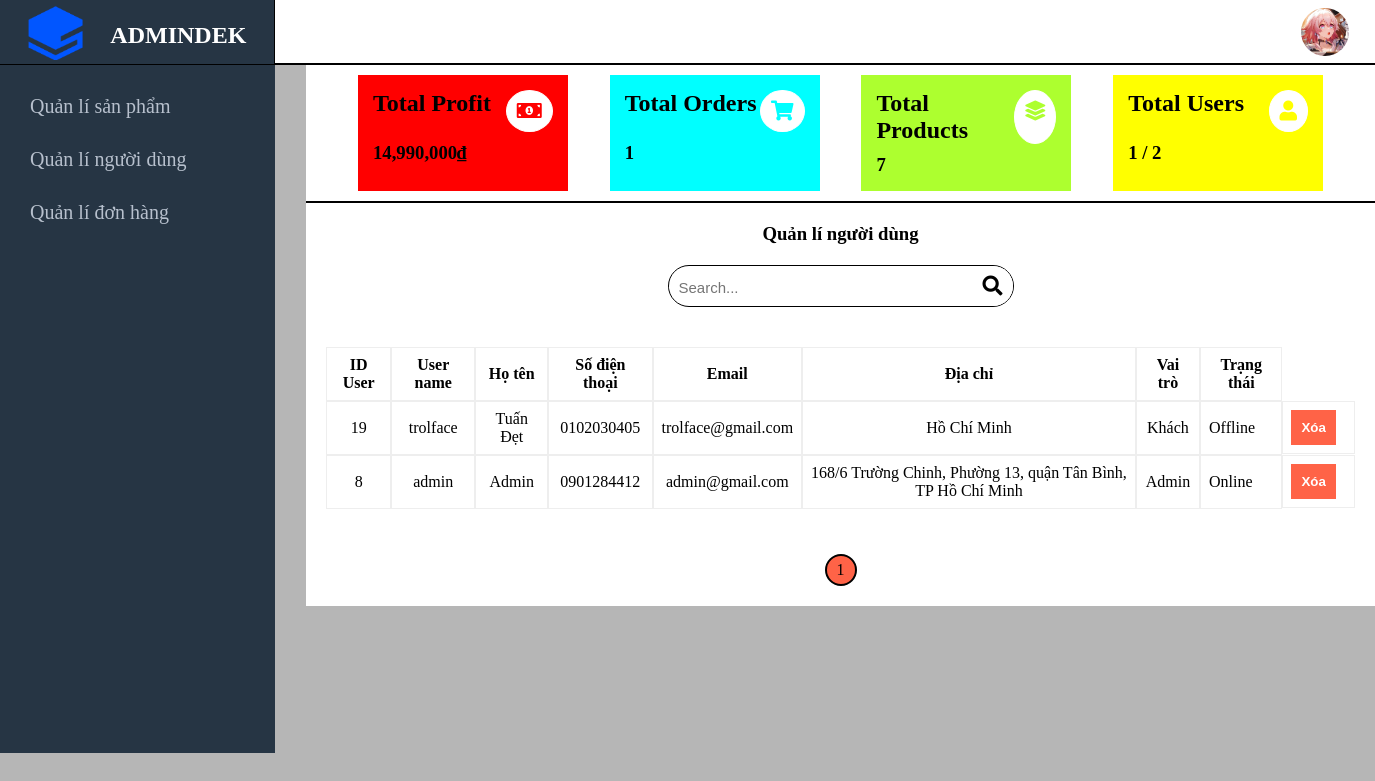
The app's page /admin.php?type=manager_users (signed in) with its own data.
### tables this page shows
CREATE TABLE `users` (
  `id` int(11) NOT NULL,
  `role` tinyint(1) NOT NULL DEFAULT 0,
  `user_name` varchar(100) NOT NULL,
  `name` varchar(100) NOT NULL,
  `email` varchar(100) NOT NULL,
  `password` varchar(255) NOT NULL,
  `address` varchar(200) DEFAULT NULL,
  `sdt` varchar(20) NOT NULL,
  `avatar` text DEFAULT NULL,
  `is_online` int(1) DEFAULT 0,
  `last_activity` datetime NOT NULL DEFAULT current_timestamp()
);

### manager_users.php (the view, shortened to what this page needs)
<?php
$sql = "SELECT * FROM users";
$result = mysqli_query($conn, $sql);
$total_table = mysqli_num_rows($result);
$limit = 30;
$cr_page = (isset($_GET['page']) ? $_GET['page'] : 1);
$page = ceil($total_table / $limit);
$start = ($cr_page - 1) * $limit;
$result = mysqli_query($conn, "SELECT * FROM users ORDER BY id DESC LIMIT $start, $limit");
?>
<!DOCTYPE html>
<html lang="vn">
<head>
    <link rel="stylesheet" href="./Css/styles.css">
    <link rel="stylesheet" href="./Css/responsive_home.css">
</head>
<body>
    <div class="manager_product_frame">
        <div class="title_manager_product">
            <h3>Quản lí người dùng</h3>
        </div>
        <div class="operation_product">
            <div class="frame_search_product">
                <div class="search_product">
                    <form action="" id="search_box" method="POST" role="form">
                        <input class="search_text" id="search_text" name="searchss" type="text" placeholder="Search...">
                        <button class="search_submit" id="search_submit" type="submit"><i class="fas fa-search"></i></button>
                    </form>
                </div>
            </div>
        </div>
        <div class="manager_product">
            <table>
                <thead>
                    <tr>
                        <th>ID User</th>
                        <th>User name</th>
                        <th>Họ tên</th>
                        <th>Số điện thoại</th>
                        <th>Email</th>
                        <th>Địa chỉ</th>
                        <th>Vai trò</th>
                        <th>Trạng thái</th>
                    </tr>
                </thead>
                <tbody>
                    <?php foreach ($result as $pro) : ?>
                        <tr>
                            <td style="text-align: center;"><?php echo $pro['id'] ?></td>
                            <td style="text-align: center;"><?php echo $pro['user_name'] ?></td>
                            <td style="text-align: center;"><?php echo $pro['name'] ?></td>
                            <td style="text-align: center;"><?php echo $pro['sdt'] ?></td>
                            <td style="text-align: center;"><?php echo $pro['email'] ?></td>
                            <td style="text-align: center;"><?php echo $pro['address'] ?></td>
                            <?php if ($pro['role'] == 1) { ?>
                                <td style="text-align: center;">Admin</td>
                            <?php } else { ?>
                                <td style="text-align: center;">Khách</td>
                            <?php } ?>
                            <?php if ($pro['is_online'] == 1) { ?>
                                <td>Online</td>
                            <?php } else { ?>
                                <td>Offline</td>
                            <?php } ?>
                            <td class="button_fdd">
                                <button class="button_delete"><a href="remove_users.php?id=<?php echo $pro['id'] ?>">Xóa</a></button>
                            </td>
                        </tr>
                    <?php endforeach; ?>
                </tbody>
            </table>
            <div class="page_number">
                <div class="number">
                    <ul>
                        <?php for ($i = 1; $i <= $page; $i++) { ?>
                            <li class="number1 <?php echo (($cr_page == $i) ? 'active' : '') ?>"><a href="admin.php?type=manager_users&page=<?php echo $i ?>"><?php echo $i ?></a></li>
                        <?php } ?>
                    </ul>
                </div>
            </div>
        </div>
    </div>
</body>
</html>

### Css/styles.css (style rules this page uses)
* { box-sizing: border-box; margin: 0; padding: 0; }
html body { background-color: #b6b6b6; overflow-y: scroll; flex-grow: 1; }
.fa-search, .fa-shopping-cart { font-size: 20px; }
#search_box { background: white; border-radius: 30px; margin-top: 10px; }
#search_text { padding: 15px 15px; border: none; outline: none; border-radius: 50%; width: 500px; font-size: 15px; }
#search_submit { border: none; padding: 15px; border-radius: 50%; background: white; }
.content_type, .content_laptop, .page_number { display: flex; justify-content: center; align-items: center; }
.page_number { margin-top: 25px; }
.page_number .number ul { display: flex; }
.page_number .number ul li a { text-decoration: none; color: black; font-size: 16px; }
.page_number .number ul li { border: 2px solid black; margin: 10px; border-radius: 30px; list-style: none; padding: 5px 10px; }
.page_number .active { background-color: tomato; }
.manager_product_frame .manager_product table { box-sizing: border-box; border-collapse: separate; border-spacing: 0; padding: 10px; margin-left: 0px; }
.manager_product_frame .manager_product table tr th { border: 2px solid #eeeeee; box-sizing: border-box; border-style: solid; border-width: 1px; padding: 8px; }
.manager_product_frame .manager_product table tr td { border: 2px solid #eeeeee; box-sizing: border-box; border-style: solid; border-width: 1px; padding: 8px; }
.manager_product_frame .manager_product button { padding: 10px; background-color: tomato; border: none; font-weight: 600; cursor: pointer; }
.manager_product_frame .manager_product button a { color: white; text-decoration: none; }
.manager_product_frame .manager_product .button_fdd { display: flex; }
.manager_product_frame .manager_product .button_fixed, .manager_product_frame .manager_product .button_delete { margin-right: 10px; }
.manager_product_frame { background-color: white; padding: 10px; height: 100%; }
.manager_product_frame .title_manager_product h3 { text-align: center; padding: 10px; }
.manager_product_frame .operation_product .frame_search_product { display: flex; justify-content: center; align-items: center; }
.manager_product_frame .operation_product { padding-bottom: 30px; }
.manager_product_frame .operation_product #search_box { border: 1px solid black; border-radius: 30px; }
.manager_product_frame .search_product #search_text { padding: 10px 10px; outline: none; width: 300px; font-size: 15px; border: none; border-radius: 50%; }
.manager_product_frame .search_product #search_submit { border: none; padding: 10px 10px; background: white; border-radius: 50%; font-size: 15px; }

### records on screen
users: id "19", user_name "trolface", name "Tuấn Đẹt", sdt "0102030405", email "trolface@gmail.com", address "Hồ Chí Minh", role "Khách", is_online "Offline"
users: id "8", user_name "admin", name "Admin", sdt "0901284412", email "admin@gmail.com", address "168/6 Trường Chinh, Phường 13, quận Tân Bình, TP Hồ Chí Minh", role "Admin", is_online "Online"

### other values on screen
$totalRevenue * 1000 "14,990"
$totalOrders "1"
$totalProducts "7"
$onlineUsers "1"
$totalUsers "2"
